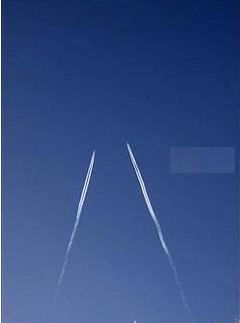
//> input picture project_code/images/twolines.png, 240 x 323 px
$ ./VC_FANFUHAN_OPENCV056   (built with g++ and OpenCV 4)
//> lines starting //> are read from the running program, lines starting //| are printed output that depends on the picture; after the words box and inside, x2 and y2 are one past the last pixel; in counts of white or black regions, pixels touching at a corner belong together
// VC_FANFUHAN_OPENCV056.cpp : 定義主控台應用程式的進入點。
//
/*
// Debug | x32
通用屬性
| C/C++
|	| 一般
|		| 其他 Include 目錄 -> ..\..\opencv411_x64\include
|
| 連結器
| 	|一一般
|		|  其他程式庫目錄 -> ..\..\opencv411_x64\lib
|
| 	|一輸入
|		| 其他相依性 -> opencv_world411d.lib;%(AdditionalDependencies)

// Releas | x64
組態屬性
| C/C++
|	| 一般
|		| 其他 Include 目錄 -> ..\..\opencv411_x64\include;%(AdditionalDependencies)
|
| 連結器
| 	|一般
|		| 其他程式庫目錄 -> ..\..\opencv411_x64\lib;%(AdditionalDependencies)
|
| 	|一輸入
|		| 其他相依性 -> opencv_world411.lib;%(AdditionalDependencies)

*/

#include "stdafx.h"
#include <iostream>
#include <opencv2/opencv.hpp>
#include <opencv2/core/core.hpp>
#include <opencv2/highgui/highgui.hpp>

using namespace std;
using namespace cv;

void blur_demo(Mat &image, Mat &sum);
void edge_demo(Mat &image, Mat &sum);
int getblockSum(Mat &sum, int x1, int y1, int x2, int y2, int i);

void showHistogram(InputArray src, cv::String StrTitle);
void backProjection_demo(Mat &mat, Mat &model);
void blur3x3(Mat &src, Mat *det);

void add_salt_pepper_noise(Mat &image);
void add_gaussian_noise(Mat &image);

void USMImage(Mat src, Mat &usm, float fltPar);

void pyramid_up(Mat &image, vector<Mat> &pyramid_images, int level);
void pyramid_down(vector<Mat> &pyramid_images);

void laplaian_demo(vector<Mat> &pyramid_images, Mat &image);

void connected_component_demo(Mat &image);
void componentwithstats_demo(Mat &image);

void contours_info(Mat &image, vector<vector<Point>> &pts);
void contours_info(Mat &image, vector<vector<Point>> &pts, int threshold01, int threshold02);

// [5 lines left out: function pause, not called in this run]
int main()
{
	Mat src = imread("../../images/twolines.png");//Mat src = imread("../../images/test.png");
//> src is the input picture: 323 rows x 240 cols, CV_8UC3; mean B, G, R 130.9, 76.7, 52.5
	if (src.empty())
	{
		cout << "could not load image.." << endl;
		pause();
		return -1;
	}
	else
	{
		imshow("input_src", src);
		showHistogram(src, "Histogram_input_src");

		// 轮廓发现
		vector<vector<Point>> contours1;
		vector<vector<Point>> contours2;
		//contours_info(src, contours1);
		contours_info(src, contours2, 80, 160);

		for (size_t t = 0; t < contours2.size(); ++t) {
			// 最大外接轮廓
			Rect rect = boundingRect(contours2[t]);
			int m = max(rect.width, rect.height);
			if (m < 30) continue;

			// 直线拟合
			Vec4f oneline;
			/*
			void cv::fitLine(InputArray points,OutputArray line,int distType,double param,double reps,double aeps)
			points表示待擬合的輸入點集合
			line在二維擬合時候輸出的是vec4f類型的數據，在三維擬合的時候輸出是vec6f的vector
			distType表示在擬合時候使用距離計算公式是哪一種，OpenCV支持如下六種方式：
			DIST_L1 = 1
			DIST_L2 = 2
			DIST_L12 = 4
			DIST_FAIR = 5
			DIST_WELSCH = 6
			DIST_HUBER = 7
			param對模型擬合距離計算公式需要參數C，5~7 distType需要參數C
			reps與aeps是指對擬合結果的精度要求，一般取0.01
			*/
			fitLine(contours2[t], oneline, DIST_L1, 0, 0.01, 0.01);
			float dx = oneline[0];
			float dy = oneline[1];
			float x0 = oneline[2];
			float y0 = oneline[3];

			// 直线参数斜率k 和 截距b
			float k = dy / dx;
			float b = y0 - k * x0;

			// 寻找轮廓极值点
			int minx = 0, miny = 10000;
			int maxx = 0, maxy = 0;
			for (int i = 0; i < contours2[t].size(); ++i) {
				Point pt = contours2[t][i];
				if (miny > pt.y) {
					miny = pt.y;
				}
				if (maxy < pt.y) {
					maxy = pt.y;
				}
				maxx = (maxy - b) / k;
				minx = (miny - b) / k;
				line(src, Point(maxx, maxy), Point(minx, miny), Scalar(0, 0, 255), 2);
			}
		}

		imshow("contours", src);
		waitKey(0);
		return 0;

	}

	return 0;
}

// [26 lines left out: function contours_info, not called in this run]
void contours_info(Mat &image, vector<vector<Point>> &pts, int threshold01, int threshold02)//目標物非同類型(顏色) ~ 抓取輪廓(findContours)函數
{
	Mat dst, gray, binary01;
	//彩色轉二值化步驟(直接使用Canny)
	/*
	void Canny(InputArray image, OutputArray edges, double threshold1, double threshold2, int apertureSize=3, bool L2gradient=false )
	image, edges：輸入和輸出的圖片。
	threshold1, threshold2：用來區分 strong edge 和 weak edge，範圍都是 0 ~ 255，會在實作過程中進一步討論，通常選擇 threshold2 / threshold1 = 1/2 ~ 1/3，例如 (70, 140), (70, 210)
	apertureSize：用來計算梯度的 kernel size，也就是 Sobel 的 ksize
	L2gradient：選擇要用 L1 norm（絕對值平均）還是 L2 norm（平方根）當作梯度的大小。預設是用 L1 norm
	*/
	Canny(image, binary01, threshold01, threshold02);

	// 膨胀
	/*
	OpenCV提供getStructuringElement()讓我們得到要進行侵蝕或膨脹的模板

	Mat getStructuringElement(int shape, Size ksize, Point anchor=Point(-1,-1))

	shape：模板形狀，有MORPH_RECT、MORPH_ELLIPSE、MORPH_CROSS三種可選。
	ksize：模板尺寸。
	*/
	Mat k = getStructuringElement(MORPH_RECT, Size(3, 3), Point(-1, -1));
	/*
	OpenCV膨脹
	dilate(const Mat &src, Mat &dst, Mat kernel, Point anchor=Point(-1,-1), int iterations=1)

	src：輸入圖，可以多通道，深度可為CV_8U、CV_16U、CV_16S、CV_32F或CV_64F。
	dst：輸出圖，和輸入圖尺寸、型態相同。
	kernel：結構元素，如果kernel=Mat()則為預設的3×3矩形，越大膨脹效果越明顯。
	anchor：原點位置，預設為結構元素的中央。
	iterations：執行次數，預設為1次，執行越多次膨脹效果越明顯。
	*/
	dilate(binary01, binary01, k);
	imshow("binary01", binary01);

	vector<Vec4i> hierarchy01;
	Scalar color = Scalar(255, 0, 0);
	findContours(binary01, pts, hierarchy01, RETR_EXTERNAL, CHAIN_APPROX_SIMPLE, Point());
}

// [216 lines left out: functions componentwithstats_demo, connected_component_demo, laplaian_demo, pyramid_down, pyramid_up, USMImage and 1 more, not called in this run]

/**
* 3x3 sobel 垂直边缘检测演示
*/
// [121 lines left out: functions edge_demo, getblockSum, add_gaussian_noise, add_salt_pepper_noise, blur3x3, backProjection_demo, not called in this run]

void showHistogram(InputArray src, cv::String StrTitle)//直方圖
{
//> called with StrTitle = "Histogram_input_src"
	bool blnGray = false;
	if (src.channels() == 1)
	{
		blnGray = true;
	}

	// 三通道/單通道 直方圖 紀錄陣列
	vector<Mat> bgr_plane;
	vector<Mat> gray_plane;

	// 定义参数变量
	const int channels[1] = { 0 };
	const int bins[1] = { 256 };
	float hranges[2] = { 0, 255 };
	const float *ranges[1] = { hranges };
	Mat b_hist, g_hist, r_hist, hist;
	// 计算三通道直方图
	/*
	void calcHist( const Mat* images, int nimages,const int* channels, InputArray mask,OutputArray hist, int dims, const int* histSize,const float** ranges, bool uniform=true, bool accumulate=false );
	1.輸入的圖像數組
	2.輸入數組的個數
	3.通道數
	4.掩碼
	5.直方圖
	6.直方圖維度
	7.直方圖每個維度的尺寸數組
	8.每一維數組的範圍
	9.直方圖是否是均勻
	10.配置階段不清零
	*/
	if (blnGray)
	{
		split(src, gray_plane);
		calcHist(&gray_plane[0], 1, 0, Mat(), hist, 1, bins, ranges);
	}
	else
	{
		split(src, bgr_plane);
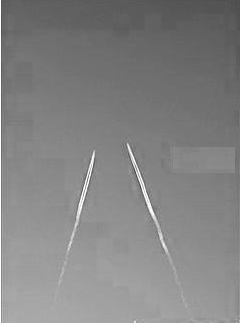
//> bgr_plane[0]: 323 rows x 240 cols, CV_8UC1; min 59, max 255, mean 130.9
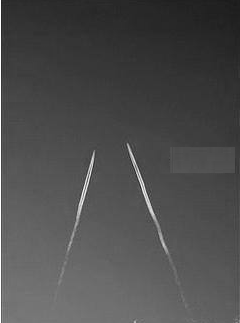
//> bgr_plane[1]: 323 rows x 240 cols, CV_8UC1; min 22, max 255, mean 76.7
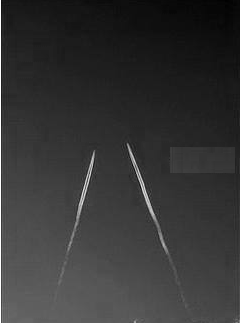
//> bgr_plane[2]: 323 rows x 240 cols, CV_8UC1; min 0, max 255, mean 52.5
		calcHist(&bgr_plane[0], 1, 0, Mat(), b_hist, 1, bins, ranges);
//> b_hist = 256 values, max 1775 at index 113, min 0 at index 0, mean 301.3
		calcHist(&bgr_plane[1], 1, 0, Mat(), g_hist, 1, bins, ranges);
//> g_hist = 256 values, max 1729 at index 56, min 0 at index 0, mean 301.6
		calcHist(&bgr_plane[2], 1, 0, Mat(), r_hist, 1, bins, ranges);
//> r_hist = 256 values, max 1787 at index 31, min 0 at index 214, mean 301.6
	}

	/*
	* 显示直方图
	*/
	int hist_w = 512;
	int hist_h = 400;
	int bin_w = cvRound((double)hist_w / bins[0]);
	Mat histImage = Mat::zeros(hist_h, hist_w, CV_8UC3);
	// 归一化直方图数据
	if (blnGray)
	{
		normalize(hist, hist, 0, histImage.rows, NORM_MINMAX, -1);
	}
	else
	{
		normalize(b_hist, b_hist, 0, histImage.rows, NORM_MINMAX, -1);
//> b_hist = 256 values, max 400 at index 113, min 0 at index 0, mean 67.89
		normalize(g_hist, g_hist, 0, histImage.rows, NORM_MINMAX, -1);
//> g_hist = 256 values, max 400 at index 56, min 0 at index 0, mean 69.76
		normalize(r_hist, r_hist, 0, histImage.rows, NORM_MINMAX, -1);
//> r_hist = 256 values, max 400 at index 31, min 0 at index 214, mean 67.5
	}

	// 绘制直方图曲线
	for (int i = 1; i < bins[0]; ++i)
	{
		if (blnGray)
		{
			line(histImage, Point(bin_w * (i - 1), hist_h - cvRound(hist.at<float>(i - 1))),
				Point(bin_w * (i), hist_h - cvRound(hist.at<float>(i))), Scalar(255, 255, 255),
				2, 8, 0);
		}
		else
		{
			line(histImage, Point(bin_w * (i - 1), hist_h - cvRound(b_hist.at<float>(i - 1))),
				Point(bin_w * (i), hist_h - cvRound(b_hist.at<float>(i))), Scalar(255, 0, 0),
				2, 8, 0);
			line(histImage, Point(bin_w * (i - 1), hist_h - cvRound(g_hist.at<float>(i - 1))),
				Point(bin_w * (i), hist_h - cvRound(g_hist.at<float>(i))), Scalar(0, 255, 0),
				2, 8, 0);
			line(histImage, Point(bin_w * (i - 1), hist_h - cvRound(r_hist.at<float>(i - 1))),
				Point(bin_w * (i), hist_h - cvRound(r_hist.at<float>(i))), Scalar(0, 0, 255),
				2, 8, 0);
		}


	}
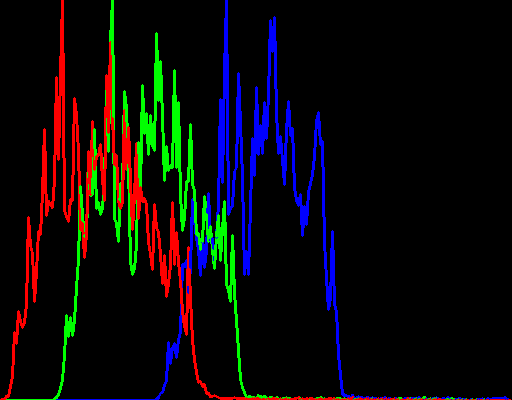
//> histImage: 400 rows x 512 cols, CV_8UC3; mean B, G, R 10.1, 9.4, 11.2
//> in contours_info, `Canny(image, binary01, threshold01, threshold02);`:
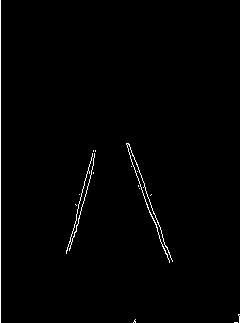
//> binary01: 323 rows x 240 cols, CV_8UC1; 1.1% white in thin lines or dots
//> in contours_info, `dilate(binary01, binary01, k);`:
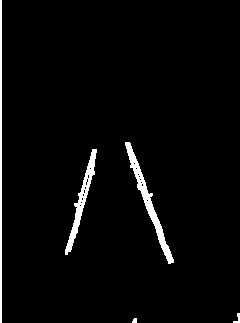
//> binary01: 323 rows x 240 cols, CV_8UC1; 3% white; 5 white regions
//> in contours_info, `findContours(binary01, pts, hierarchy01, RETR_EXTERNAL, CHAIN_APPROX_S..`: pts = 5 contours, 2 with area under 20; largest, box (x1, y1, x2, y2) and area: (125, 142, 174, 264) 779, (65, 149, 97, 255) 618, (0, 0, 2, 323) 322
//> in main, `contours_info(src, contours2, 80, 160);`: contours2 has the same summary as pts in contours_info
//> the loop in main, `for (size_t t = 0; t < contours2.size(); ++t)` made 5 passes
//> (rect, m, dx, dy, x0, y0, k, b) on passes 3 to 5: (Rect(65, 149, 32, 106), 106, 0.246, -0.969, 75.24, 217.2, -3.95, 514.2), (Rect(125, 142, 49, 122), 122, 0.32, 0.947, 133.1, 154.2, 2.96, -239.6), (Rect(0, 0, 2, 323), 323, -4.37e-08, 1, 0.5, 161, -22877334, 11438828)
//> (rect, m) on passes 1 to 2: (Rect(132, 318, 5, 5), 5), (Rect(233, 313, 7, 10), 10)
//> after the loop in main, `for (size_t t = 0; t < contours2.size(); ++t)`:
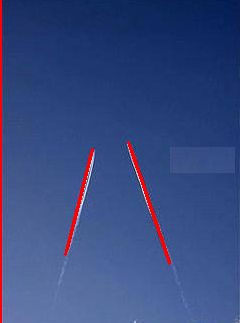
//> src: 323 rows x 240 cols, CV_8UC3; 1.89% of pixels changed, all inside (x1, y1, x2, y2) = (0, 0, 171, 323)
//> (the program exits here)
